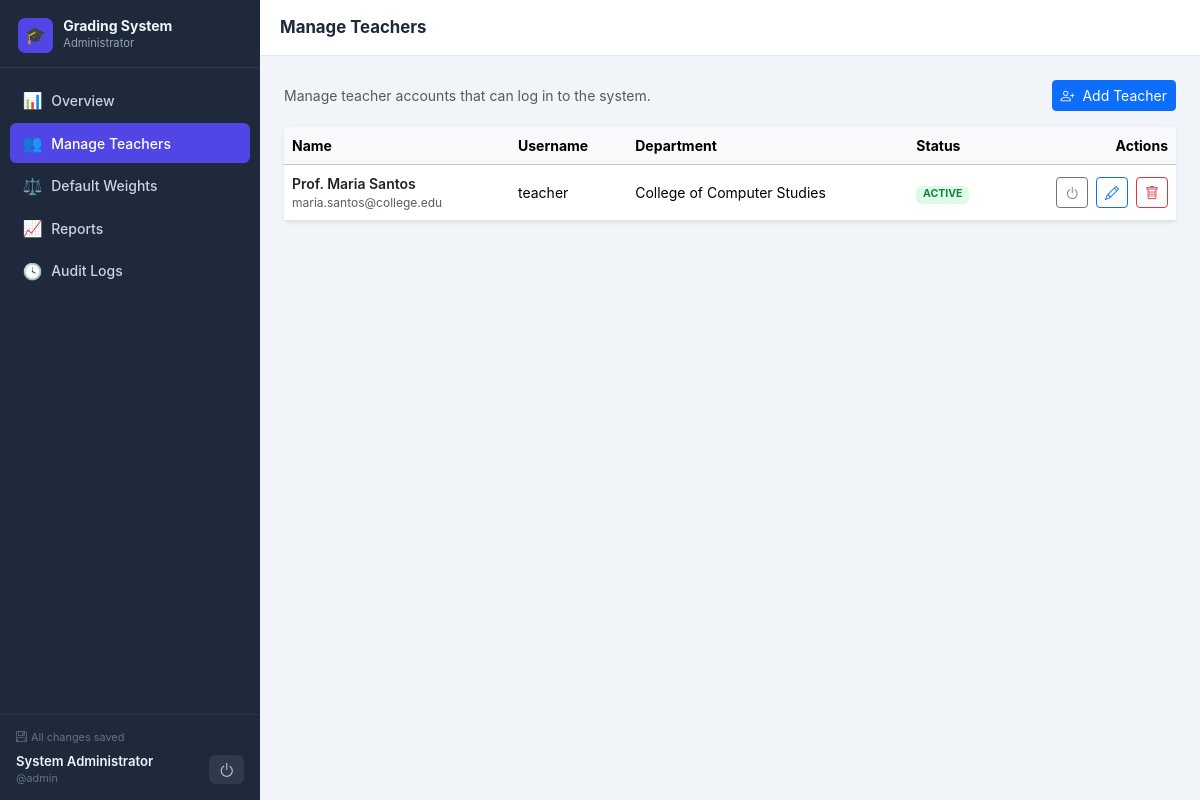
Page /admin/dashboard.php?page=teachers (signed in) on the committed database.
### tables this page shows
CREATE TABLE teachers (
  id INT AUTO_INCREMENT PRIMARY KEY,
  username VARCHAR(50) NOT NULL UNIQUE,
  password_hash VARCHAR(255) NOT NULL,
  name VARCHAR(150) NOT NULL,
  email VARCHAR(150) NOT NULL DEFAULT '',
  department VARCHAR(150) NOT NULL DEFAULT '',
  status ENUM('active','disabled') NOT NULL DEFAULT 'active',
  created_at DATETIME NOT NULL DEFAULT CURRENT_TIMESTAMP
);

### includes/auth.php (called while the page is built, shortened)
<?php
require_once __DIR__ . '/../config/db.php';
function base_url(): string {
    static $base = null;
    if ($base === null) {
        $docRoot = rtrim(str_replace('\\', '/', $_SERVER['DOCUMENT_ROOT'] ?? ''), '/');
        $appRoot = rtrim(str_replace('\\', '/', dirname(__DIR__)), '/');
        $base = ($docRoot !== '' && strpos($appRoot, $docRoot) === 0)
            ? substr($appRoot, strlen($docRoot))
            : '';
    }
    return $base;
}
function current_session(): ?array {
    $u = $_SESSION['user'] ?? null;
    $table = ($u['role'] ?? '') === 'admin' ? 'admins' : 'teachers';
    $sql = "SELECT id, username, name FROM $table WHERE id = ?";
    $stmt = get_db()->prepare($sql);
    $stmt->execute([$u['id']]);
    $account = $stmt->fetch();
    return $_SESSION['user'] = array_merge($u, $account);
}
function require_login(): array {
    $u = current_session();
    return $u;
}
function require_role(string $role): array {
    $u = require_login();
    return $u;
}
function h($v): string {
    return htmlspecialchars((string)$v, ENT_QUOTES, 'UTF-8');
}

### config/db.php (called while the page is built, shortened)
<?php
function get_db(): PDO {
    static $pdo = null;
    if ($pdo !== null) return $pdo;
    try {
        $pdo = new PDO('mysql:host=' . DB_HOST . ';port=' . DB_PORT . ';dbname=' . DB_NAME . ';charset=utf8mb4', DB_USER, DB_PASS, [
            PDO::ATTR_ERRMODE => PDO::ERRMODE_EXCEPTION,
            PDO::ATTR_DEFAULT_FETCH_MODE => PDO::FETCH_ASSOC,
            PDO::ATTR_EMULATE_PREPARES => false,
        ]);
        return $pdo;
    } catch (Throwable $e) {
        error_log('Database connection failed: ' . $e->getMessage());
        http_response_code(503);
        exit('Service temporarily unavailable. Please try again later.');
    }
}

### admin/dashboard.php (the view, shortened to what this page needs)
<?php
require_once __DIR__ . '/../includes/auth.php';
require_role('admin');
$page    = $_GET['page'] ?? 'overview';
$assetBase = '../';
$pdo = get_db();
$navItems = [
    ['id' => 'overview', 'label' => 'Overview',        'icon' => '📊', 'href' => 'dashboard.php?page=overview'],
    ['id' => 'teachers', 'label' => 'Manage Teachers',  'icon' => '👥', 'href' => 'dashboard.php?page=teachers'],
    ['id' => 'weights',  'label' => 'Default Weights',  'icon' => '⚖️', 'href' => 'dashboard.php?page=weights'],
    ['id' => 'reports',  'label' => 'Reports',          'icon' => '📈', 'href' => 'dashboard.php?page=reports'],
    ['id' => 'logs',     'label' => 'Audit Logs',       'icon' => '🕓', 'href' => 'dashboard.php?page=logs'],
];
$activeId  = $page;
$titles    = ['overview'=>'Overview','teachers'=>'Manage Teachers','weights'=>'Default Weights','reports'=>'Reports','logs'=>'Audit Logs'];
$pageTitle = $titles[$page];
$roleLabel = 'Administrator';
require __DIR__ . '/../includes/layout_start.php';
?>
<?php  if ($page === 'overview'): ?>
<?php
  $totalTeachers  = (int)$pdo->query('SELECT COUNT(*) c FROM teachers')->fetch()['c'];
  $activeTeachers = (int)$pdo->query("SELECT COUNT(*) c FROM teachers WHERE status='active'")->fetch()['c'];
  $totalClasses   = (int)$pdo->query('SELECT COUNT(*) c FROM classes')->fetch()['c'];
  $totalStudents  = (int)$pdo->query('SELECT COUNT(*) c FROM students')->fetch()['c'];
  $classes = $pdo->query('SELECT c.*, t.name AS teacher_name FROM classes c LEFT JOIN teachers t ON t.id=c.teacher_id ORDER BY c.created_at DESC')->fetchAll();
  $classComputed = class_statistics($pdo, array_column($classes, 'id'));
  $passed = array_sum(array_column($classComputed, 'passed'));
  $failed = array_sum(array_column($classComputed, 'failed'));
  $passRate = ($passed + $failed) > 0 ? round(($passed / ($passed + $failed)) * 100) : 0;
?>
<div class="row g-3 mb-4">
  <div class="col-6 col-xl-3">
    <div class="card border-0 shadow-sm h-100">
      <div class="card-body">
        <div class="stat-icon bg-indigo">👥</div>
        <p class="stat-value"><?= $totalTeachers ?></p>
        <p class="stat-label">Total Teachers</p>
        <p class="stat-sub"><?= $activeTeachers ?> active</p>
      </div>
    </div>
  </div>
  <div class="col-6 col-xl-3">
    <div class="card border-0 shadow-sm h-100">
      <div class="card-body">
        <div class="stat-icon bg-blue">📚</div>
        <p class="stat-value"><?= $totalClasses ?></p>
        <p class="stat-label">Total Classes</p>
        <p class="stat-sub">across all teachers</p>
      </div>
    </div>
  </div>
  <div class="col-6 col-xl-3">
    <div class="card border-0 shadow-sm h-100">
      <div class="card-body">
        <div class="stat-icon bg-emerald">🎓</div>
        <p class="stat-value"><?= $totalStudents ?></p>
        <p class="stat-label">Total Students</p>
        <p class="stat-sub">enrolled records</p>
      </div>
    </div>
  </div>
  <div class="col-6 col-xl-3">
    <div class="card border-0 shadow-sm h-100">
      <div class="card-body">
        <div class="stat-icon bg-amber">📈</div>
        <p class="stat-value"><?= $passRate ?>%</p>
        <p class="stat-label">Overall Pass Rate (completed grades)</p>
        <p class="stat-sub"><?= $passed ?> passed / <?= $failed ?> failed</p>
      </div>
    </div>
  </div>
</div>
<div class="card border-0 shadow-sm">
  <div class="card-body">
    <h5 class="section-title">Classes Overview</h5>
    <div class="table-responsive">
      <table class="table table-hover align-middle mb-0" style="font-size:.875rem;">
        <thead class="table-light">
          <tr><th>Class</th><th>Teacher</th><th>Students</th><th>Pass Rate</th></tr>
        </thead>
        <tbody>
          <?php foreach ($classes as $c): $cc = $classComputed[$c['id']]; $rate = $cc['passRate'] ?? 0; ?>
          <tr>
            <td>
              <p class="fw-semibold text-dark mb-0" style="font-size:.875rem;"><?= h($c['code']) ?></p>
              <p class="text-muted mb-0" style="font-size:.75rem;"><?= h($c['subject']) ?></p>
            </td>
            <td><?= h($c['teacher_name'] ?? '—') ?></td>
            <td><?= $cc['total'] ?></td>
            <td>
              <div class="d-flex align-items-center gap-2">
                <div class="grade-bar"><div class="fill <?= $rate>=75?'fill-pass':'fill-fail' ?>" style="width:<?= $rate ?>%"></div></div>
                <span class="fw-semibold" style="font-size:.78rem;color:#64748b;"><?= $rate ?>%</span>
              </div>
            </td>
          </tr>
          <?php endforeach; ?>
          <?php if (!$classes): ?><tr><td colspan="4" class="text-center text-muted py-4">No classes yet.</td></tr><?php endif; ?>
        </tbody>
      </table>
    </div>
  </div>
</div>
<?php  elseif ($page === 'teachers'): ?>
<?php $teachers = $pdo->query('SELECT id, username, name, email, department, status FROM teachers ORDER BY created_at DESC')->fetchAll(); ?>
<div class="d-flex align-items-center justify-content-between flex-wrap gap-2 mb-3">
  <p class="text-muted mb-0" style="font-size:.875rem;">Manage teacher accounts that can log in to the system.</p>
  <button class="btn btn-primary btn-sm" onclick="openTeacherModal()">
    <i class="bi bi-person-plus me-1"></i> Add Teacher
  </button>
</div>
<div class="card border-0 shadow-sm">
  <div class="table-responsive">
    <table class="table table-hover align-middle mb-0" style="font-size:.875rem;min-width:680px;">
      <thead class="table-light">
        <tr><th>Name</th><th>Username</th><th>Department</th><th>Status</th><th class="text-end">Actions</th></tr>
      </thead>
      <tbody>
        <?php foreach ($teachers as $t): ?>
        <tr id="teacher-row-<?= $t['id'] ?>">
          <td>
            <p class="fw-semibold text-dark mb-0"><?= h($t['name']) ?></p>
            <p class="text-muted mb-0" style="font-size:.75rem;"><?= h($t['email']) ?></p>
          </td>
          <td><?= h($t['username']) ?></td>
          <td><?= h($t['department']) ?></td>
          <td><span class="badge <?= $t['status']==='active' ? 'badge-active' : 'badge-disabled' ?>"><?= strtoupper($t['status']) ?></span></td>
          <td class="text-end">
            <button class="btn btn-sm btn-outline-secondary me-1" title="Toggle status" onclick="toggleTeacher(<?= $t['id'] ?>)">
              <i class="bi bi-power"></i>
            </button>
            <button class="btn btn-sm btn-outline-primary me-1" title="Edit" data-action="edit-teacher" data-teacher="<?= h(json_encode($t)) ?>">
              <i class="bi bi-pencil"></i>
            </button>
            <button class="btn btn-sm btn-outline-danger" title="Delete" data-action="delete-teacher" data-id="<?= (int)$t['id'] ?>" data-name="<?= h($t['name']) ?>">
              <i class="bi bi-trash"></i>
            </button>
          </td>
        </tr>
        <?php endforeach; ?>
      </tbody>
    </table>
  </div>
</div>
<?php  endif; ?>
<?php require __DIR__ . '/../includes/layout_end.php'; ?>

### includes/layout_start.php (shortened to what this page needs)
<?php
$u = current_session();
?>
<!DOCTYPE html>
<html lang="en">
<head>
<link rel="stylesheet" href="https://cdn.jsdelivr.net/npm/bootstrap@5.3.3/dist/css/bootstrap.min.css">
<link rel="stylesheet" href="https://cdn.jsdelivr.net/npm/bootstrap-icons@1.11.3/font/bootstrap-icons.min.css">
<link rel="stylesheet" href="<?= h($assetBase ?? '') ?>assets/css/style.css">
</head>
<body class="app-body">
<div class="d-none d-lg-flex flex-column sidebar-static" id="sidebarStatic">
  <div class="sidebar-brand">
    <div class="brand-icon">🎓</div>
    <div>
      <p class="sb-title">Grading System</p>
      <p class="sb-role"><?= h($roleLabel) ?></p>
    </div>
  </div>
  <nav class="sidebar-nav flex-grow-1">
    <?php foreach ($navItems as $item): ?>
      <a href="<?= h($item['href']) ?>" class="sb-link <?= $item['id'] === $activeId ? 'active' : '' ?>">
        <span class="sb-icon"><?= $item['icon'] ?></span>
        <span><?= h($item['label']) ?></span>
      </a>
    <?php endforeach; ?>
  </nav>
  <div class="sidebar-foot">
    <div class="saved-line"><i class="bi bi-floppy me-1"></i><span data-save-status role="status">All changes saved</span></div>
    <div class="who-row">
      <div class="overflow-hidden">
        <p class="uname"><?= h($u['name'] ?? '') ?></p>
        <p class="uhandle">@<?= h($u['username'] ?? '') ?></p>
      </div>
      <form method="post" action="<?= h(base_url()) ?>/logout.php">
          <button type="submit" class="logout-btn" title="Logout"><i class="bi bi-power"></i></button>
      </form>
    </div>
  </div>
</div>
<div class="main-col">
  <header class="topbar">
    <h1 class="topbar-title"><?= h($pageTitle) ?></h1>
  </header>
  <main class="page-content">

### assets/css/style.css (style rules this page uses)
:root { --sb-bg: #1e293b; --sb-width: 260px; --indigo: #4f46e5; --indigo-dark: #4338ca; --emerald: #059669; --topbar-h: 56px; }
body { background: #f1f5f9; font-family: "Inter", system-ui, -apple-system, sans-serif; }
.sidebar-static { width: var(--sb-width); min-width: var(--sb-width); min-height: 100vh; background: var(--sb-bg); position: sticky; top: 0; height: 100vh; overflow-y: auto; flex-shrink: 0; }
.sidebar-brand { display: flex; align-items: center; gap: .65rem; padding: 1.1rem 1.1rem .9rem; border-bottom: 1px solid rgba(255,255,255,.07); flex-shrink: 0; }
.brand-icon { width: 2.2rem; height: 2.2rem; border-radius: .45rem; background: var(--indigo); display: flex; align-items: center; justify-content: center; font-size: 1.05rem; flex-shrink: 0; }
.sb-title { font-size: .875rem; font-weight: 700; color: #f1f5f9; line-height: 1.2; margin: 0; }
.sb-role { font-size: .7rem; color: #94a3b8; margin: 0; }
.sidebar-nav { padding: .75rem .65rem; overflow-y: auto; }
.sb-link { display: flex; align-items: center; gap: .6rem; padding: .52rem .75rem; border-radius: .4rem; color: #cbd5e1; font-size: .875rem; font-weight: 500; text-decoration: none; margin-bottom: 2px; transition: background .12s, color .12s; }
.sb-link.active { background: var(--indigo); color: #fff; }
.sb-icon { font-size: 1rem; width: 1.2rem; text-align: center; flex-shrink: 0; }
.sidebar-foot { border-top: 1px solid rgba(255,255,255,.07); padding: .85rem 1rem; flex-shrink: 0; }
.saved-line { font-size: .68rem; color: #64748b; margin-bottom: .5rem; }
.who-row { display: flex; align-items: center; justify-content: space-between; gap: .5rem; }
.uname { font-size: .82rem; font-weight: 600; color: #f1f5f9; margin: 0; line-height: 1.3; white-space: nowrap; overflow: hidden; text-overflow: ellipsis; }
.uhandle { font-size: .68rem; color: #64748b; margin: 0; }
.logout-btn { background: rgba(255,255,255,.08); border: none; color: #cbd5e1; border-radius: .4rem; padding: .42rem .58rem; font-size: 1rem; line-height: 1; transition: background .12s, color .12s; cursor: pointer; }
body.app-body { display: flex; flex-direction: row; min-height: 100vh; margin: 0; }
.main-col { flex: 1 1 0; min-width: 0; display: flex; flex-direction: column; min-height: 100vh; }
.topbar { position: sticky; top: 0; z-index: 200; height: var(--topbar-h); background: #fff; border-bottom: 1px solid #e2e8f0; padding: 0 1.25rem; display: flex; align-items: center; gap: .75rem; flex-shrink: 0; }
.topbar-title { font-size: 1.05rem; font-weight: 700; margin: 0; color: #1e293b; }
.page-content { flex: 1; padding: 1.5rem; }
.badge-active { background: #dcfce7 !important; color: #15803d !important; }

### rows in the picture
teachers: name "Prof. Maria Santos", email "maria.santos@college.edu", username "teacher", department "College of Computer Studies", status "ACTIVE"

### other values in the picture
$roleLabel "Administrator"
$item['icon'] "📊"
$item['label'] "Overview"
$item['icon'] "👥"
$item['label'] "Manage Teachers"
$item['icon'] "⚖️"
$item['label'] "Default Weights"
$item['icon'] "📈"
$item['label'] "Reports"
$item['icon'] "🕓"
$item['label'] "Audit Logs"
$u['name'] "System Administrator"
$u['username'] "admin"
$pageTitle "Manage Teachers"
